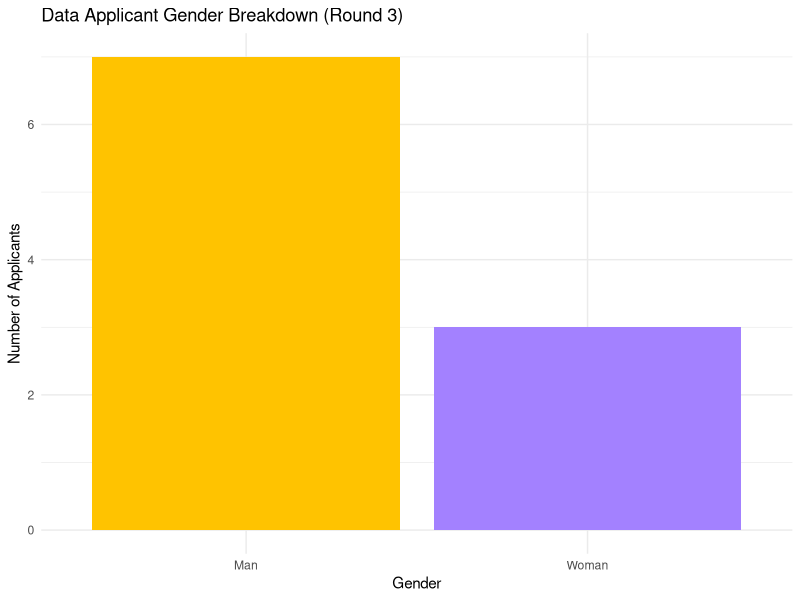
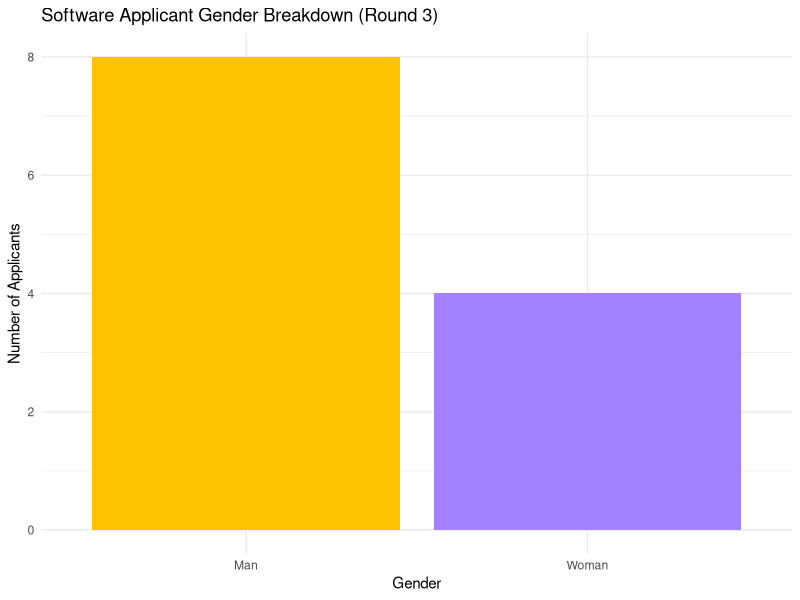
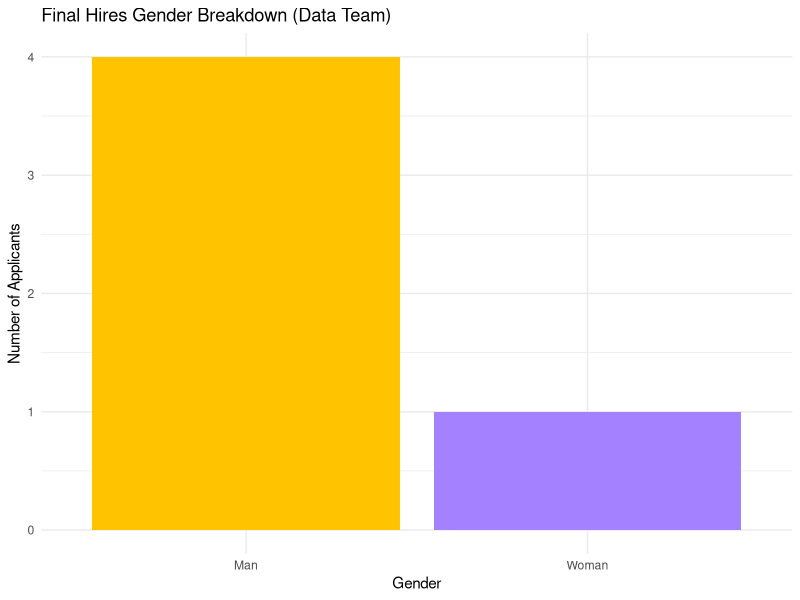
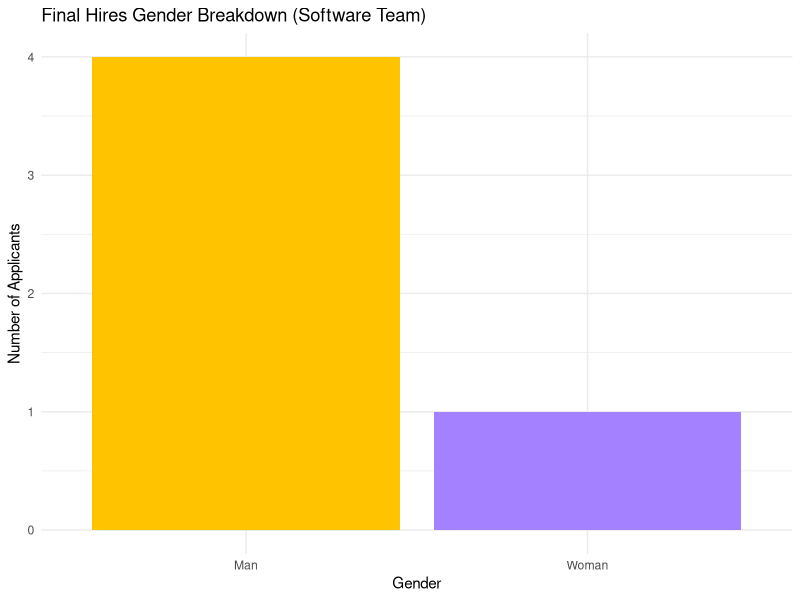
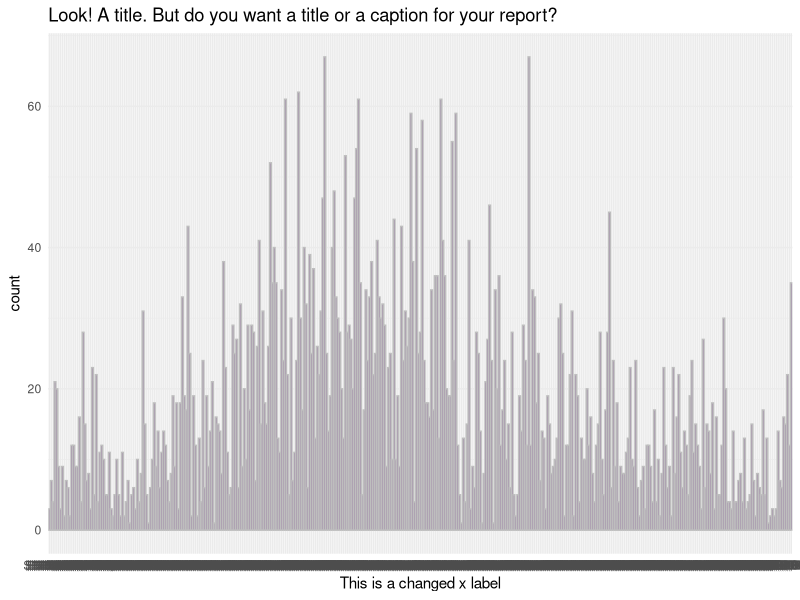
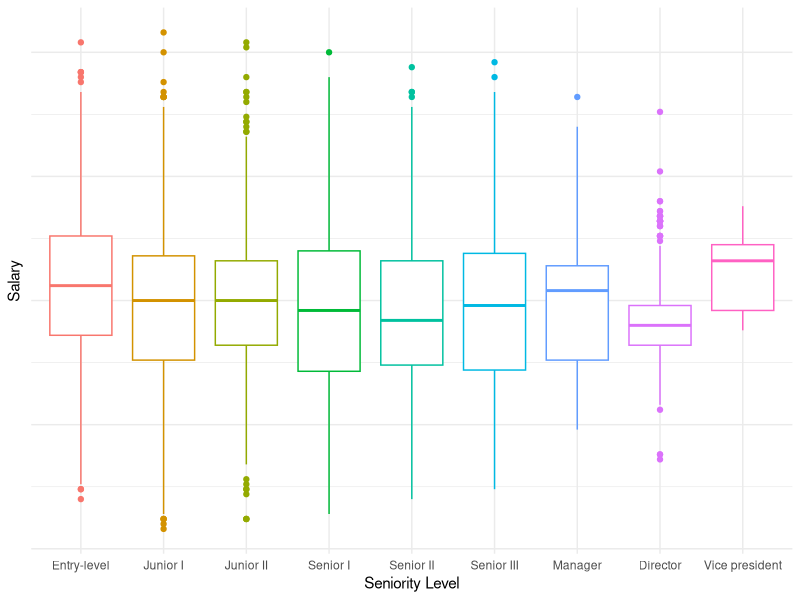
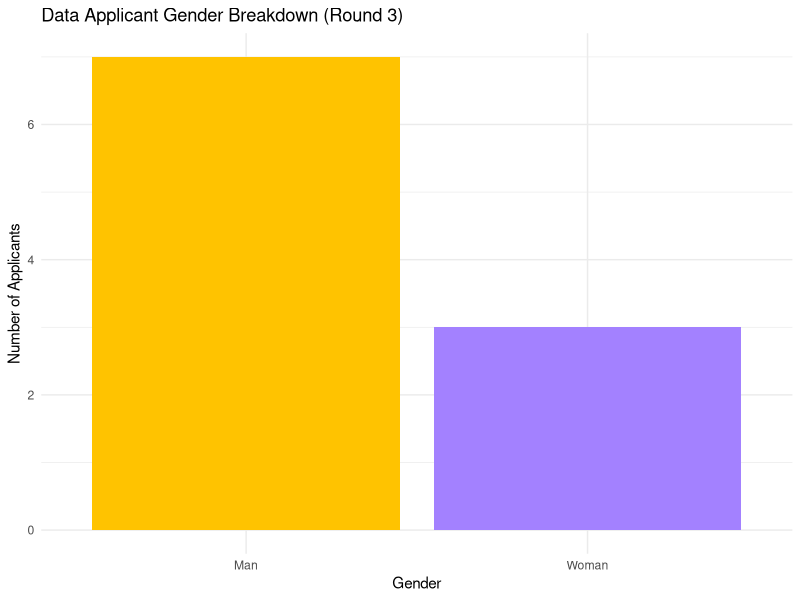
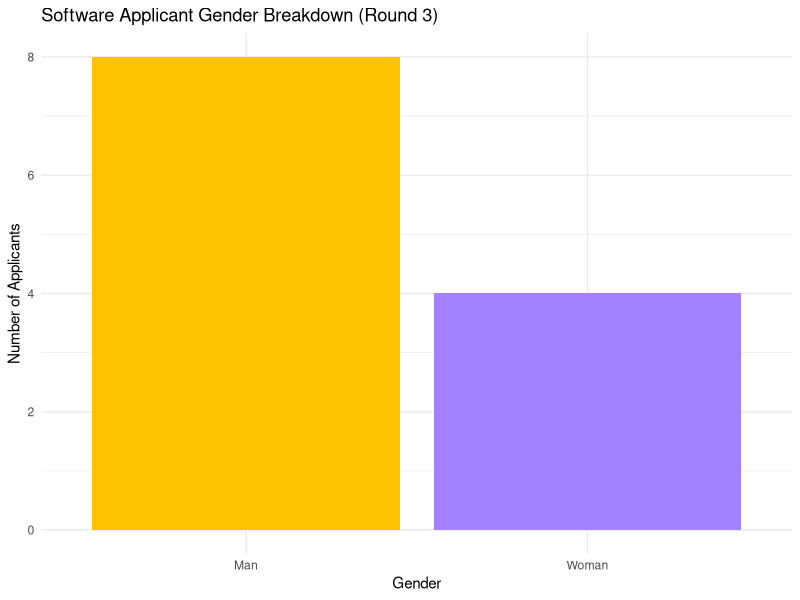

Write the R code that produced these figures, in order.
## ---- chunk 1
#install.packages("knitr")
#install.packages("kableExtra")
library(tidyverse)
library(knitr)
library(kableExtra)
# this should suppress all code and messages
knitr::opts_chunk$set(include=FALSE)
## ---- chunk 2
library(tidyverse)
library(lme4)
library(mgcv)
## ---- chunk 3
phase1 = read_csv("data/phase1-new-grad-applicants-2020.csv")
phase2 = read_csv("data/phase2-new-grad-applicants-2020.csv")
phase3 = read_csv("data/phase3-new-grad-applicants-2020.csv")
final_hires = read_csv("data/final-hires-newgrad_2020.csv")
## ---- chunk 4
#checking to see if datasets have NAs to see (1) if we need to do anything about them (2) so we can filter them out in the next round when we're seeing who got into the next round
sum(is.na(phase1))
sum(is.na(phase2)) 
sum(is.na(phase3))
## ---- chunk 5
round1_2 = full_join(phase1, phase2)
round1_2 = round1_2 %>% 
  #technical skills is only under hiring2, which means if an applicant's id has NA for this column, they did not move onto the next round
  mutate(next_round = !is.na(technical_skills)) %>%  
  mutate(next_round = as.integer(next_round)) %>% 
  mutate(gender = fct_relevel(gender, "Prefer not to say", after = 2)) %>% 
  select(-c(technical_skills, writing_skills, leadership_presence, speaking_skills)) #remove phase 2 data

#split into software/data
#round1_data = round1_2 %>% 
  #filter(team_applied_for == "Data")

#round1_software = round1_2 %>% 
  #filter(team_applied_for == "Software")
## ---- chunk 6
# counts for total round 1 gender
kable(table(round1_2$gender), col.names = c("Gender", "Quantity"), caption = "Gender Count for Phase 1")
## ---- chunk 7
#response is binary so we use glm so we can use family = binomial

#normal linear model
hiring1_model = glm(next_round ~ cv + gpa + cover_letter + extracurriculars + work_experience, family = binomial(link = "logit"), data = round1_2)
## ---- chunk 8
# add fixed effect for gender
hiring1_gender_model = glm(next_round ~ cv + gpa + cover_letter + extracurriculars + work_experience + gender, data = round1_2, family = binomial(link = "logit"))
summary(hiring1_gender_model)

#let's see if we add an effect for team applied to - maybe the process for data and software are different?
hiring1_team_gender = glmer(next_round ~ cv + gpa + cover_letter + extracurriculars + work_experience + gender + (1 |team_applied_for),
                data = round1_2, family = binomial(link = "logit"), nAGQ=0)

summary(hiring1_team_gender)
## ---- chunk 9
#compare the effect between gender only and gender (rand int) + random slope for team 
kable(lmtest::lrtest(hiring1_gender_model, hiring1_team_gender), col.names = c("# Df", "Log Likelihod", "Df","Chi-squared", "P-value"), caption = "Log Likelihood Test for Random Effect of Team in Phase 1")
## ---- chunk 10
#test the simple model against the original model with no random intercept for gender...investigate if there is a difference

kable(lmtest::lrtest(hiring1_model, hiring1_gender_model), col.names = c("# Df", "Log Likelihod", "Df","Chi-squared", "P-value"), caption = "Log Likelihood Test for Fixed Effect of Gender in Phase 1")
#chi^2 p value small for both of them which means there's no difference in models if u add effect for gender, meaning model doesn't change based on gender and therefore there is no evidence of there being bias in phase 1 of the hiring process.
## ---- chunk 11
round2_3 = full_join(phase2, phase3)
#remove phase 2 columns
round2_3 = round2_3 %>% 
  #interviewer rating only in phase 3, which means if an applicant's id has NA for this column, they did not move onto the next round
  mutate(next_round = !is.na(interviewer_rating_1)) %>%  
  mutate(next_round = as.integer(next_round)) %>% 
  mutate(gender = fct_relevel(gender, "Prefer not to say", after = 2)) %>% 
  select(-c(cover_letter, cv, gpa, extracurriculars, work_experience, interviewer_rating_1, interviewer_rating_2)) #remove phase 2 data
## ---- chunk 12
#get counts for each gender in round 2

kable(table(round2_3$gender), col.names = c("Gender", "Quantity"), caption = "Gender Count for Phase 2")
## ---- chunk 13

#normal linear model
hiring2_model = glm(next_round ~ technical_skills + writing_skills + leadership_presence + speaking_skills, family = binomial(link = "logit"), data = round2_3)
summary(hiring2_model)

# add fixed effect for gender
hiring2_gender_model = glm(next_round ~ technical_skills + writing_skills + leadership_presence + speaking_skills + gender, data = round2_3, family = binomial(link = "logit"))

summary(hiring2_gender_model)

#let's see if we add an effect for team applied to - maybe the process for data and software are different?
hiring2_team_gender = glmer(next_round ~ technical_skills + writing_skills + leadership_presence + speaking_skills + gender + (1 | team_applied_for),
                data = round2_3, family = binomial(link = "logit"), nAGQ=0)

summary(hiring2_team_gender)
## ---- chunk 14
#compare the effect between gender only and gender (rand int) + random slope for team 
kable(lmtest::lrtest(hiring2_gender_model, hiring2_team_gender), col.names = c("# Df", "Log Likelihod", "Df","Chi-squared", "P-value"), caption = "Log Likelihood Test for Random Effect of Team in Phase 2")

#hmm seems like not significant effect... we can continue with our simpler model without the difference between teams
#test the simple model against the original model with no random intercept for gender...investigate if there is a difference
kable(lmtest::lrtest(hiring2_model, hiring2_gender_model), col.names = c("# Df", "Log Likelihod", "Df","Chi-squared", "P-value"), caption = "Log Likelihood Test for Fixed Effect of Gender in Phase 2")

#since all these models are nested we can use lmtest to compare them... 
#confint()

#high chi squared for both - we're good! no diff between model that seps gender 
## ---- chunk 15
coef(hiring2_gender_model)

exp(coef(hiring2_gender_model)) #?
confint(hiring2_gender_model)
## ---- chunk 16
par_table = cbind(est = summary(
hiring2_gender_model)$coef[,1],
confint(hiring2_gender_model))
rownames(par_table)[1]= "Baseline"
par_table
## ---- chunk 17
#centering - idk if i should/need to do this - idts
quantile(round2_3$technical_skills)
quantile(round2_3$writing_skills)
quantile(round2_3$leadership_presence)
quantile(round2_3$speaking_skills)

#exp(par_table[1,'est'])/(1+exp(par_table[1,'est'])) 
## ---- chunk 18
#combined stats of ppl that applied in round 3
round3_combined = right_join(phase2, phase3)
round3_combined = round3_combined %>% 
  select(applicant_id, team_applied_for, gender,interviewer_rating_1,interviewer_rating_2)

#people from round 3 who were hired
round3_h_int = right_join(round3_combined, final_hires)
round3_h_int = round3_h_int %>% 
  mutate(hired = 1)

round3_hired = full_join(round3_combined, round3_h_int)
#remove phase 2 columns
round3_hired = round3_hired %>% 
  #technical skills is only under hiring2, which means if an applicant's id has NA for this column, they did not move onto the next round
  mutate_if(is.numeric, replace_na, replace = 0) %>% 
  mutate(avg_interview = (interviewer_rating_1 + interviewer_rating_2)/2) # we see that those with the highest avg score get hired so i'm going to consolidate them 
## ---- chunk 19
model = glm(hired ~ avg_interview, family = binomial(link='logit'), data = round3_hired)
summary(model)

model2 = glm(hired ~ avg_interview + gender, family = binomial(link='logit'), data = round3_hired)
summary(model2)

#only one woman for each team was hired, let's just assume that we do not need to take into account the team applied for since the ratio is pretty even

#model = glmer(hired ~ interviewer_rating_1 + interviewer_rating_2 + gender + (1|team_applied_for), family = binomial(link='logit'), data = round3_hired)
#summary(model)

lmtest::lrtest(model, model2)
## ---- chunk 20
#todo
## ---- chunk 21
#split into data/software
round3_data = round3_hired %>% 
  filter(team_applied_for == "Data") 
# no more "prefer not to say" so we don't need to rearrange
#%>% 
  #mutate(gender = fct_relevel(gender, "Prefer not to say", after = 2))

round3_software = round3_hired %>% 
  filter(team_applied_for == "Software") #%>% 
  #mutate(gender = fct_relevel(gender, "Prefer not to say", after = 2))

#separate by gender
round3_woman = round3_hired %>% 
  filter(gender == "Woman")

round3_man = round3_hired %>% 
  filter(gender == "Man")

mean(round3_woman$avg_interview)
mean(round3_man$avg_interview)
## ---- chunk 22
#visualizations of round 3 applicants 
r3_data_gender_plot = round3_data %>% 
  ggplot(aes(x = gender)) + geom_bar(fill = c("#FFC300", "#A381FF")) +
  #geom_histogram(colour = "grey", fill = "#6C3082") +
  theme_minimal() +
  labs(title = "Data Applicant Gender Breakdown (Round 3)", x = "Gender", y = "Number of Applicants") 
#do we want a title or a caption for this?
r3_data_gender_plot
ggsave("images/r3_data_gender_plot.png", width = 7, height = 4)

r3_software_gender_plot = round3_software %>% 
  ggplot(aes(x = gender)) + geom_bar(fill = c("#FFC300", "#A381FF")) +
  #geom_histogram(colour = "grey", fill = "#6C3082") +
  theme_minimal() +
  labs(title = "Software Applicant Gender Breakdown (Round 3)", x = "Gender", y = "Number of Applicants")
r3_software_gender_plot
#do we want a title or a caption for this?
ggsave("images/r3_software_gender_plot.png", width = 7, height = 4)
## ---- chunk 23
#get counts for each gender in data -> for report
table(round3_data$gender)
#get counts for each gender in software -> for report
table(round3_software$gender)
## ---- chunk 24

final_combined = round3_h_int %>% 
  select(applicant_id, team_applied_for, gender)#= right_join(round3_combined, final_hires)

#split into data/software
hired_data = final_combined %>% 
  filter(team_applied_for == "Data") 

hired_software = final_combined %>% 
  filter(team_applied_for == "Software")

## ---- chunk 25
#visualization
final_data_gender_plot = hired_data %>% 
  ggplot(aes(x = gender)) + geom_bar(fill = c("#FFC300", "#A381FF")) +
  #geom_histogram(colour = "grey", fill = "#6C3082") +
  theme_minimal() +
  labs(title = "Final Hires Gender Breakdown (Data Team)", x = "Gender", y = "Number of Applicants") 
#do we want a title or a caption for this?
final_data_gender_plot
ggsave("images/final_data_gender_plot.png", width = 7, height = 4)

final_software_gender_plot = hired_data %>% 
  ggplot(aes(x = gender)) + geom_bar(fill = c("#FFC300", "#A381FF")) +
  #geom_histogram(colour = "grey", fill = "#6C3082") +
  theme_minimal() +
  labs(title = "Final Hires Gender Breakdown (Software Team)", x = "Gender", y = "Number of Applicants")
final_software_gender_plot
#do we want a title or a caption for this?
ggsave("images/final_software_gender_plot.png", width = 7, height = 4)
## ---- chunk 26
#get counts for each gender in data -> for report
table(hired_data$gender)
#get counts for each gender in software -> for report
table(hired_software$gender)
## ---- chunk 27
# This chunk provides an example of some things you can do with RMarkdown to make your report creation process easier

# read in the data
black_saber_current_employees <- read_csv("data/black-saber-current-employees.csv")

# create a visualisation
my_plot <- black_saber_current_employees %>% 
  ggplot(aes(x = salary)) +
  geom_bar(colour = "grey", fill = "#6C3082") +
  theme_minimal() +
  labs(title = "Look! A title. But do you want a title or a caption for your report?", x = "This is a changed x label")

# save your plot in your images folder, you can specify the height and width, too
# saving this means you can add the image to your exectuve summary without having to run or rerun the code, if you wish
#ggsave("images/example.png", width = 7, height = 4)
my_plot
# norice how the image is included with the ![](file/path.png) below
## ---- chunk 28
current_employees = read_csv("data/black-saber-current-employees.csv")
unique(current_employees$team) # what teams are there?
count(current_employees, gender) #counts for everything, put these into a table but also do this for the hiring section

# note that we need to add a random effect for ID !!!!!! regardless!!!! 
## ---- chunk 29
current_employees = current_employees %>% 
  mutate(salary = str_remove(salary, "[$,`,`]")) %>% 
  mutate(salary = as.numeric(salary))

current_males = current_employees %>% 
  filter(gender=="Man")

mean(current_males$salary)


current_females = current_employees %>% 
  filter(gender=="Woman")


mean(current_females$salary)

current_other = current_employees %>% 
  filter(gender=="Prefer not to say")


mean(current_other$salary)

# put these values into a table

#looks okay but males seem higher so lets check it out
## ---- chunk 30
# more wrangling!!
# 1) should productivity be binary? <50 = not satisfactory = 50: satisfactory, >50: better than expected ... maybe not
# 2) leadership for level.... 
# 3) should we look at the average amount of time someone stays in thecompany depending on gender? that would just be the average amount of times their ID shows up

#average retention rate!
m_retention = count(current_males, employee_id)
mean(m_retention$n/4)

f_retention = count(current_females, employee_id)
mean(f_retention$n/4)

o_retention = count(current_other, employee_id)
mean(o_retention$n/4)

# how do we compare these to see if they're significant ?
## ---- chunk 31
#current_employees %>%
#ggplot(aes(x = gender, y = salary, colour = role_seniority)) +
#geom_boxplot() +
#facet_wrap(~role_seniority) +
#theme_minimal() +
#theme(legend.position = "none", axis.text.y = element_blank()) +
#labs(x = "Sex", y = "Salary") #Change colours
## ---- chunk 32
current_employees %>%
  mutate(role_seniority = factor(role_seniority, c("Entry-level","Junior I","Junior II","Senior I","Senior II","Senior III","Manager", "Director","Vice president"))) %>% 
ggplot(aes(x = role_seniority, y = productivity, colour = role_seniority)) +
geom_boxplot() +
#facet_wrap(~role_seniority) +
theme_minimal() +
theme(legend.position = "none", axis.text.y = element_blank()) +
labs(x = "Seniority Level", y = "Salary")
## ---- chunk 33
# i know we need a random effect for (1+leadership | role_seniority) BECAUSE the leadership is dependent on their seniority, so like... the seniority is the random effect, but then there is a fixed effect for leadership *within* that role....
# buttttt what model do we run? 


#model_sal = lmer(salary~gender+(1|employee_id)+(1|team)+(1|role_seniority), data=current_employees)
#summary(model_sal)

#model_sal2 = lmer(salary~gender+(1|employee_id)+(1|role_seniority), data=current_employees)
#summary(model_sal2)

#model_sal3 = lmer(salary~(1|employee_id)+(1|team)+(1|role_seniority), data=current_employees)
#summary(model_sal3)

#model_sal4 = lmer(salary~gender+(1|employee_id)+(1|team), data=current_employees)
#summary(model_sal4) #removed role seniority random effect... test for difference

#lmtest::lrtest(model_sal, model_sal2)
#this shows us that salaries differ depending on teams, so we use the more complex model to investigate the diff between gender

#lmtest::lrtest(model_sal, model_sal3)
#significaant result.... when we have a fixed effect for gender, then the models differ, which means that salary might be biased, holding these random effects 
#lmtest::lrtest(model_sal, model_sal4) #ok there is a difference, between RE for seniority or not so it has to be something else affecting it... 

#model1 = glm(salary~productivity + (1 | employee_id) + (1+leadership_for_level | role_seniority) + (1|financial_q) + (1|team), data = current_employees)
## ---- chunk 34
#idk another random model lets see if it works
#model_sal3 = lmer(salary~(1 + role_seniority|employee_id)+(1|team), data=current_employees)
#summary(model_sal3)
